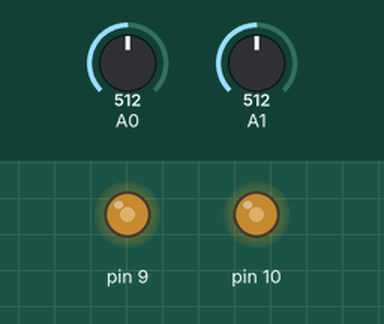
Simulated run of this sketch. Board: Arduino Uno, built with avr-gcc and run on an emulated ATmega328P. Shown: output pins drawn as LEDs (lit = HIGH). The inputs (shaded band) are chosen by the test bench; at power-on: A0 = 512, A1 = 512.

Above: at 1.2 s.
1.3 s: A0 set to 716
At 2.1 s:
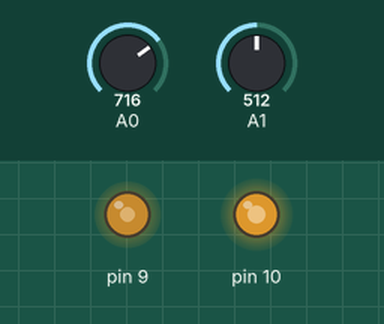
2.8 s: A1 set to 306
At 3.2 s:
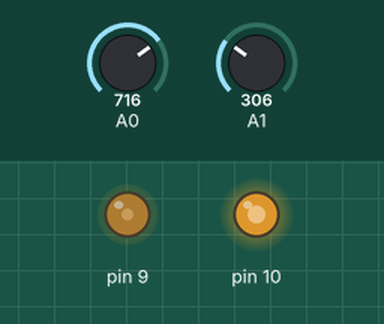
4.3 s: A0 set to 900
At 5.5 s:
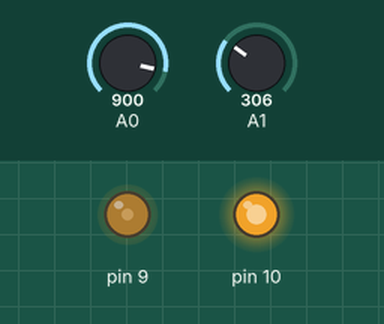
5.8 s: A1 set to 122
At 6.7 s:
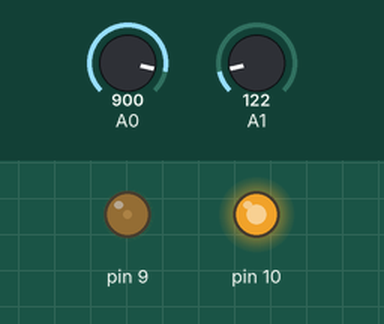
7.3 s: A1 set to 0
At 7.8 s:
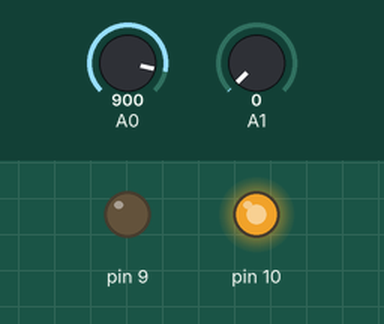
8.8 s: A0 set to 511
At 10.2 s:
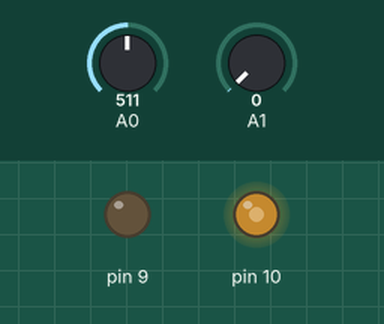
Timing chart, 0 to 11.3 s (numbered marks = the images above; inputs shaded):
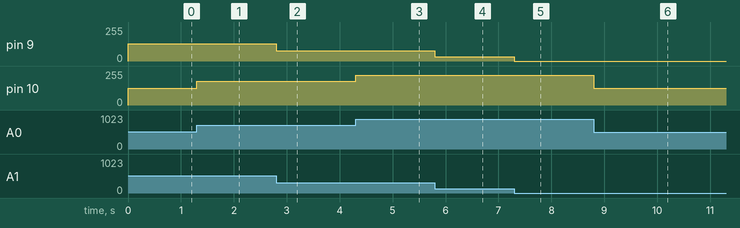

Measured:
- after the input at 1.3 s, pin 10: 127/255 → 178/255 at once
- after the input at 2.8 s, pin 9: 130/255 → 78/255 at once
- after the input at 4.3 s, pin 10: 178/255 → 224/255 at once
- after the input at 5.8 s, pin 9: 78/255 → 31/255 at once
- after the input at 7.3 s, pin 9: 31/255 → 0/255 at once
- after the input at 8.8 s, pin 10: 224/255 → 127/255 at once

The sketch:

sketch_feb24a.ino
```cpp
void setup() {
  pinMode(9, OUTPUT);
  pinMode(10, OUTPUT);
  Serial.begin(9600);
//  pinMode(A0, OUTPUT);
//  pinMode(A1, OUTPUT);

}

void loop() {
  int potRead = analogRead(A0);
  delay(1);
  int preRead = analogRead(A1);
  int potentio = map(potRead, 0, 1023, 0, 255);
  int pressure = map(preRead, 0, 998, 0, 255);
  analogWrite(10, potentio);
  analogWrite(9, pressure);


//  Serial.print("Potentiometer: ");
//  Serial.print(potRead);
//  Serial.print("\t");
//   Serial.print("Pressure Sensor: ");
//  Serial.println(preRead);
}
```
